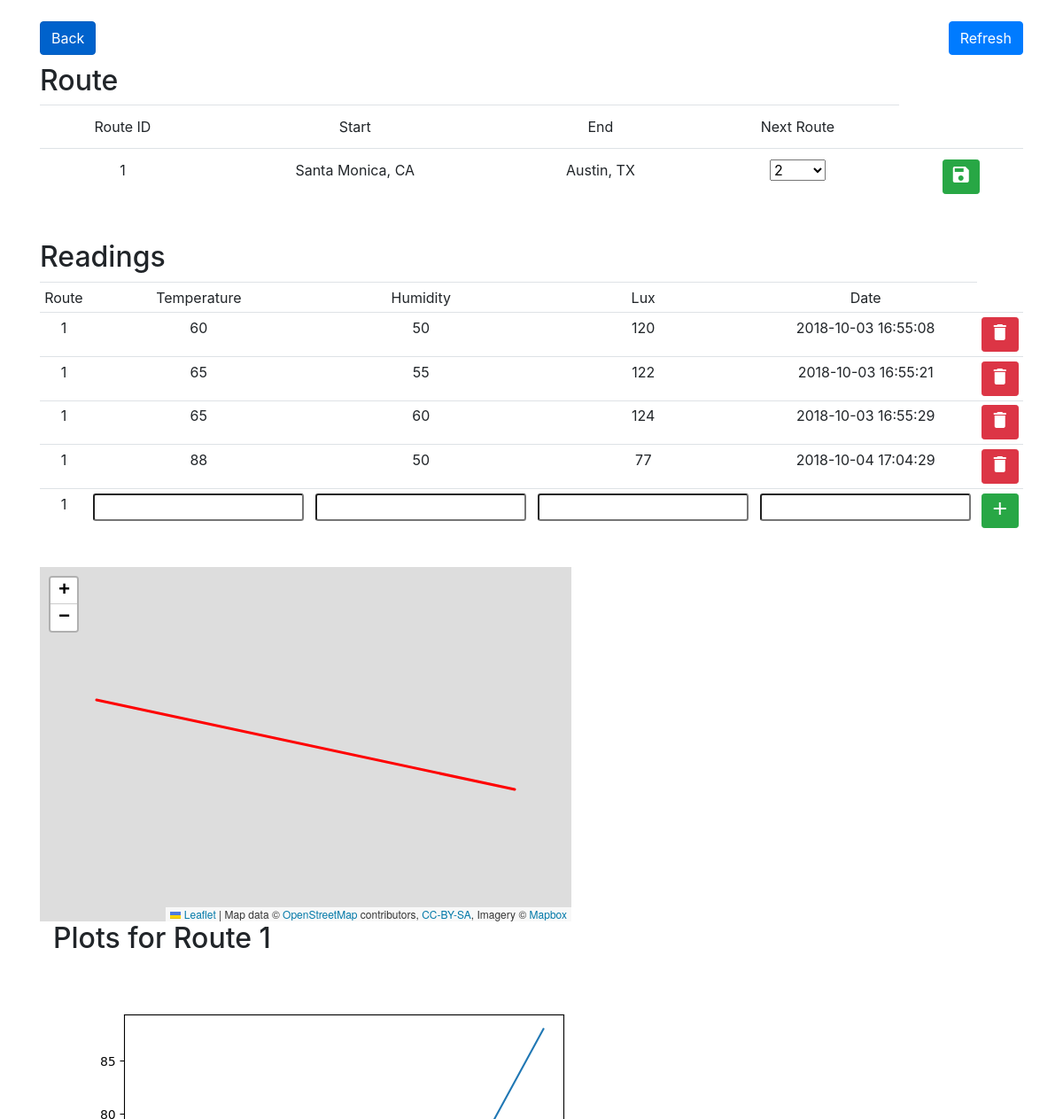
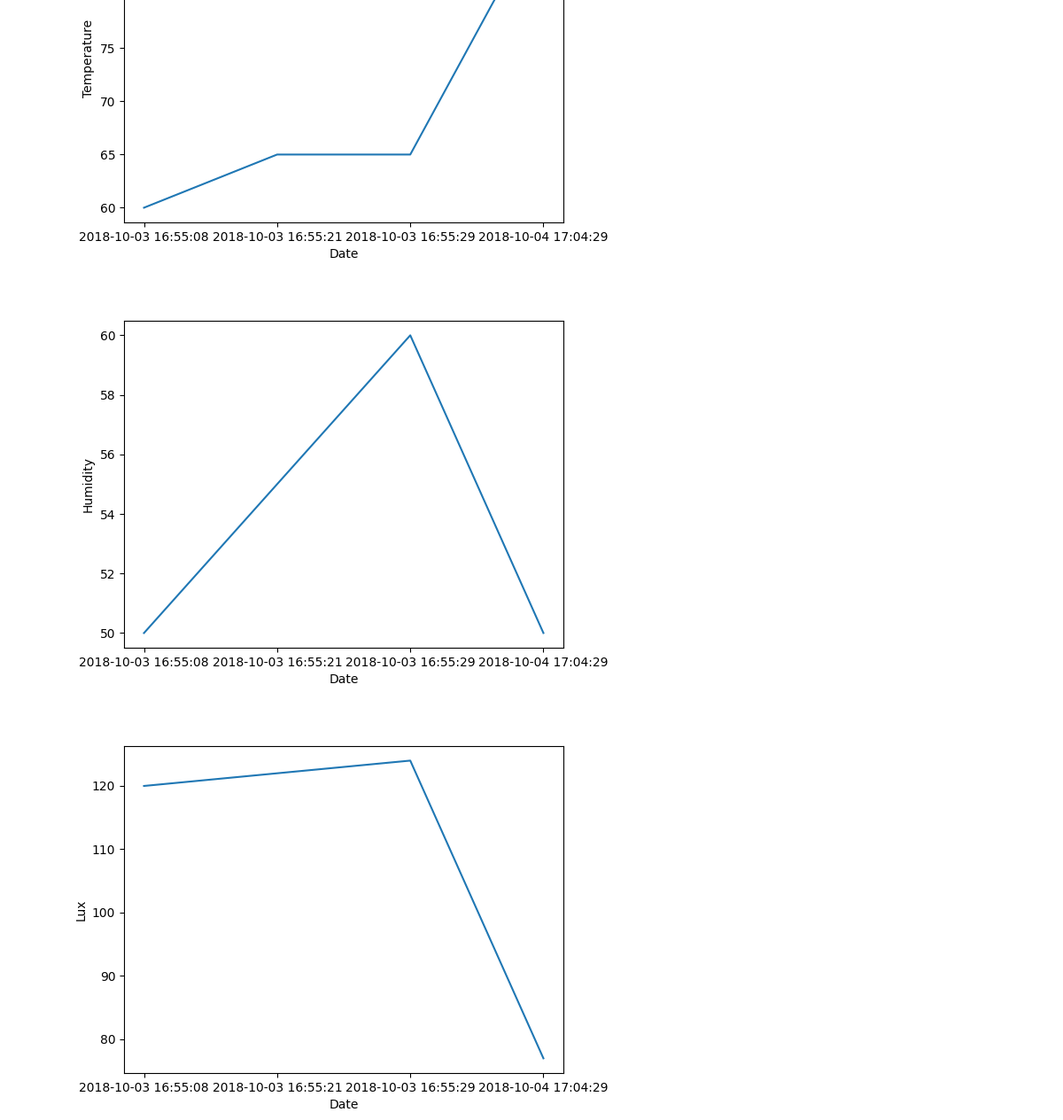
Page /plot/1 on the committed database (2 pictures, top to bottom).
### tables this page shows
CREATE TABLE location( 		location_id INTEGER PRIMARY KEY, 		location_name text, lat REAL, lon REAL);

CREATE TABLE readings( 		route_id INTEGER, 		humidity INTEGER, 		temperature INTEGER, 		lux INTEGER, 		create_date TIMESTAMP DEFAULT CURRENT_TIMESTAMP);

### app.py (the view, shortened to what this page needs)
@app.route('/plot/<int:id>', methods=['GET', 'POST'])
def plot(id):
	db = get_db()
	db.row_factory = sqlite3.Row
	cur = db.cursor()
	cur.execute("SELECT *, rowid FROM readings WHERE route_id = (?) ORDER BY create_date ASC;", (id, ))
	readings = cur.fetchall()
	cur.execute("SELECT * FROM route WHERE route_id = (?);", (id, ))
	route = cur.fetchone()
	cur.execute("SELECT location_name, lat, lon FROM location WHERE location_id = (?)", (route['src_id'], ))
	source = cur.fetchone()
	cur.execute("SELECT location_name, lat, lon FROM location WHERE location_id = (?)", (route['dest_id'], ))
	dest = cur.fetchone()
	src_coord = []
	dest_coord = []
	if source['lat'] == None or source['lon'] == None:
		src_query = re.sub(' ', '+', source[0].lower()) + "+,usa"
		response = requests.get("https://nominatim.openstreetmap.org/?q={query}&format=json&limit=1".format(query=src_query)).json()
		src_coord = [response[0]['lat'], response[0]['lon']]
		cur.execute("UPDATE location SET lat = ?, lon = ? WHERE location_id = ?", (src_coord[0], src_coord[1], route['src_id']))
		db.commit()
	else:
		src_coord = [source['lat'], source['lon']]
	if dest['lat'] == None or dest['lon'] == None:
		dest_query = re.sub(' ', '+', dest[0].lower()) + "+,usa"
		response = requests.get("https://nominatim.openstreetmap.org/?q={query}&format=json&limit=1".format(query=dest_query)).json()
		dest_coord = [response[0]['lat'], response[0]['lon']]
		cur.execute("UPDATE location SET lat = ?, lon = ? WHERE location_id = ?", (dest_coord[0], dest_coord[1], route['dest_id']))
		db.commit()
	else:
		dest_coord = [dest['lat'], dest['lon']]
	bounds = [src_coord, dest_coord]
	cur.execute("SELECT route_id FROM route;")
	route_ids = cur.fetchall()
	cur.close()
	plot_urls = [plot_reading(id, 'temperature'), plot_reading(id, 'humidity'), plot_reading(id, 'lux')]
	return render_template('plot.html', plot_urls=plot_urls, id=id, readings = readings, bounds = bounds, route=route, src=source['location_name'], dest=dest['location_name'], route_ids=route_ids)

### app.py (called while the page is built)
def get_db():
    db = getattr(g, '_database', None)
    if db is None:
        db = g._database = sqlite3.connect(DATABASE)
    return db

@app.teardown_appcontext
def close_connection(exception):
    db = getattr(g, '_database', None)
    if db is not None:
        db.close()

def plot_reading(route_id, datatype):
	db = get_db()
	cur = db.cursor()
	cur.execute("SELECT {dt} , create_date FROM readings WHERE route_id = (?) ORDER BY create_date ASC;".format(dt=datatype), (route_id, ))
	readings = cur.fetchall()
	x = []
	y = []
	for reading in readings:
		x += [reading[1]]
		y += [reading[0]]
	plt.plot(x, y)
	plt.xlabel("Date")
	plt.ylabel(datatype.capitalize())
	fig = plt.gcf()
	img = io.BytesIO()
	fig.canvas.print_png(img)
	img.seek(0)
	plt.close()
	plot_url = base64.b64encode(img.getvalue()).decode('ascii')
	img.close()
	return plot_url

### templates/plot.html (shortened to what this page needs)
{% extends 'layout.html' %}
{% block body %}
<div>
<a href="../../" class="btn btn-primary active" style="float:left">
        Back
</a>
<form method="POST" action="">
<button class="btn btn-primary" name="refresh_route" type="submit" value="refresh_route" style="float:right">
        Refresh
</button>
</div>
<div class="text-center">
   <h2 class="text-left">Route</h2>
   <table class="table table-hover">
         <thead>
            <td>Route ID</td>
            <td>Start</td>
            <td>End</td>
            <td>Next Route</td>
         </thead>
            <tr>
               <td>{{id}}</td>
               <td>{{src}}</td>
               <td>{{dest}}</td>
               <td>
                  <form method="POST" action="">
                  <select name="route_select" class="selectpicker form-contro-sm">
                     {% for route_id in route_ids %}
                     {% if route_id["route_id"] == route["next_route"] %}
                        <option selected="selected">{{route_id["route_id"]}}</option>
                     {% else %}
                        <option>{{route_id["route_id"]}}</option>
                     {% endif %}
                     {% endfor %}
                  </select>
               </td>
               <td><button class="btn btn-success btn-sm" name="update_route" type="submit" value="update_route"><i class="material-icons">save</i></button></td>
            </tr>
      </table>
</div>
<form method="POST" action="">
<div class="text-center">
   <h2 class="text-left">Readings</h2>
	<table class="table table-hover table-sm">
         <thead>
         	<td>Route</td>
         	<td>Temperature</td>
            <td>Humidity</td>
            <td>Lux</td>
            <td>Date</td>
         </thead>
         {% for reading in readings %}
            <tr>
               <td>{{reading["route_id"]}}</td>
               <td>{{reading["temperature"]}}</td>
               <td>{{reading["humidity"]}}</td>
               <td>{{reading["lux"]}}</td>
               <td> {{reading["create_date"]}}</td>
               <td><button class="btn btn-danger btn-sm" name="delete_reading" type="submit" value={{reading["rowid"]}}><i class="material-icons">delete</i></button>
            </tr>
         {% endfor %}
         <tr>
            <td>{{id}}</td>
            <td><input type="number" name="temperature" class="form-control-sm" value={{request.form.temperature}}></td>
            <td><input type="number" name="humidity" class="form-control-sm" value={{request.form.humidity}}></td>
            <td><input type="number" name="lux" class="form-control-sm" value={{request.form.lux}}></td>
            <td><input type="text" name="create_date" class="form-control-sm" value={{request.form.create_date}}></td>
            <td><button class="btn btn-success btn-sm" name="submit_reading" type="submit" value="Add Reading"><i class="material-icons">add</i></button>
         </tr>
      </table>
</div>
</form>
<div id="mapid" style="width: 600px; height: 400px;"></div>
<div class="container">
   <h2>Plots for Route {{ id }}</h2>
   {% for plot in plot_urls %}
       <img/>
   {% endfor %}
</div>
{% endblock %}

### templates/layout.html (shortened to what this page needs)
<!DOCTYPE html>
<html>
	<head>
		<link rel="stylesheet" href="https://stackpath.bootstrapcdn.com/bootstrap/4.1.3/css/bootstrap.min.css">
		<link rel="stylesheet" href="https://unpkg.com/leaflet@1.3.4/dist/leaflet.css"/>
	</head>
	<body>
		<div class="container">
			{% block body %}{% endblock %}
		</div>
	</body>
</html>

### rows in the picture
location: location_name "Santa Monica, CA"
location: location_name "Austin, TX"
readings: route_id "1", temperature "60", humidity "50", lux "120", create_date "2018-10-03 16:55:08"
readings: route_id "1", temperature "65", humidity "55", lux "122", create_date "2018-10-03 16:55:21", {{ reading["rowid"] }} 2 (drawn)
readings: route_id "1", temperature "65", humidity "60", lux "124", create_date "2018-10-03 16:55:29", {{ reading["rowid"] }} 3 (drawn)
readings: route_id "1", temperature "88", humidity "50", lux "77", create_date "2018-10-04 17:04:29", {{ reading["rowid"] }} 16 (drawn)

### other values in the picture
{{ id }} "1"
form field route_select "2"
